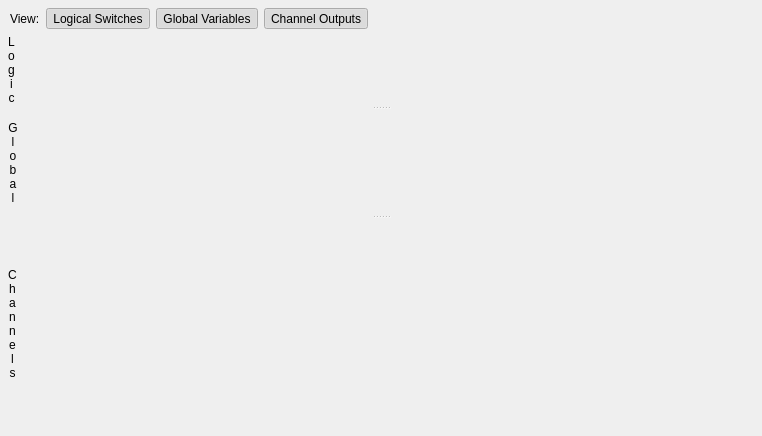
<?xml version="1.0" encoding="UTF-8"?>
<ui version="4.0">
 <class>RadioOutputsWidget</class>
 <widget class="QWidget" name="RadioOutputsWidget">
  <property name="geometry">
   <rect>
    <x>0</x>
    <y>0</y>
    <width>762</width>
    <height>436</height>
   </rect>
  </property>
  <property name="windowTitle">
   <string>Form</string>
  </property>
  <property name="styleSheet">
   <string notr="true"/>
  </property>
  <layout class="QVBoxLayout" name="verticalLayout">
   <property name="spacing">
    <number>5</number>
   </property>
   <property name="leftMargin">
    <number>7</number>
   </property>
   <property name="topMargin">
    <number>8</number>
   </property>
   <property name="rightMargin">
    <number>7</number>
   </property>
   <property name="bottomMargin">
    <number>7</number>
   </property>
   <item>
    <widget class="QWidget" name="widget" native="true">
     <property name="sizePolicy">
      <sizepolicy hsizetype="Preferred" vsizetype="Fixed">
       <horstretch>0</horstretch>
       <verstretch>0</verstretch>
      </sizepolicy>
     </property>
     <layout class="QHBoxLayout" name="horizontalLayout_3">
      <property name="spacing">
       <number>6</number>
      </property>
      <property name="leftMargin">
       <number>3</number>
      </property>
      <property name="topMargin">
       <number>0</number>
      </property>
      <property name="rightMargin">
       <number>0</number>
      </property>
      <property name="bottomMargin">
       <number>0</number>
      </property>
      <item>
       <widget class="QLabel" name="label_4">
        <property name="sizePolicy">
         <sizepolicy hsizetype="Maximum" vsizetype="Preferred">
          <horstretch>0</horstretch>
          <verstretch>0</verstretch>
         </sizepolicy>
        </property>
        <property name="text">
         <string>View:</string>
        </property>
       </widget>
      </item>
      <item>
       <widget class="QToolButton" name="btnLogiSw">
        <property name="text">
         <string>Logical Switches</string>
        </property>
        <property name="checkable">
         <bool>true</bool>
        </property>
        <property name="checked">
         <bool>true</bool>
        </property>
        <property name="toolButtonStyle">
         <enum>Qt::ToolButtonTextBesideIcon</enum>
        </property>
        <property name="autoRaise">
         <bool>true</bool>
        </property>
       </widget>
      </item>
      <item>
       <widget class="QToolButton" name="btnGlobalVars">
        <property name="text">
         <string>Global Variables</string>
        </property>
        <property name="checkable">
         <bool>true</bool>
        </property>
        <property name="checked">
         <bool>true</bool>
        </property>
        <property name="toolButtonStyle">
         <enum>Qt::ToolButtonTextBesideIcon</enum>
        </property>
        <property name="autoRaise">
         <bool>true</bool>
        </property>
       </widget>
      </item>
      <item>
       <widget class="QToolButton" name="btnChannels">
        <property name="text">
         <string>Channel Outputs</string>
        </property>
        <property name="checkable">
         <bool>true</bool>
        </property>
        <property name="checked">
         <bool>true</bool>
        </property>
        <property name="toolButtonStyle">
         <enum>Qt::ToolButtonTextBesideIcon</enum>
        </property>
        <property name="autoRaise">
         <bool>true</bool>
        </property>
       </widget>
      </item>
      <item>
       <spacer name="horizontalSpacer">
        <property name="orientation">
         <enum>Qt::Horizontal</enum>
        </property>
        <property name="sizeHint" stdset="0">
         <size>
          <width>40</width>
          <height>20</height>
         </size>
        </property>
       </spacer>
      </item>
     </layout>
    </widget>
   </item>
   <item>
    <widget class="QSplitter" name="splitter">
     <property name="orientation">
      <enum>Qt::Vertical</enum>
     </property>
     <property name="childrenCollapsible">
      <bool>false</bool>
     </property>
     <widget class="QWidget" name="logicalSwitchesWidget" native="true">
      <property name="sizePolicy">
       <sizepolicy hsizetype="Preferred" vsizetype="Preferred">
        <horstretch>0</horstretch>
        <verstretch>0</verstretch>
       </sizepolicy>
      </property>
      <property name="styleSheet">
       <string notr="true"/>
      </property>
      <layout class="QHBoxLayout" name="horizontalLayout_4">
       <property name="spacing">
        <number>0</number>
       </property>
       <property name="leftMargin">
        <number>1</number>
       </property>
       <property name="topMargin">
        <number>1</number>
       </property>
       <property name="rightMargin">
        <number>1</number>
       </property>
       <property name="bottomMargin">
        <number>1</number>
       </property>
       <item>
        <widget class="QLabel" name="label">
         <property name="sizePolicy">
          <sizepolicy hsizetype="Fixed" vsizetype="Minimum">
           <horstretch>0</horstretch>
           <verstretch>0</verstretch>
          </sizepolicy>
         </property>
         <property name="midLineWidth">
          <number>3</number>
         </property>
         <property name="text">
          <string>L
o
g
i
c</string>
         </property>
         <property name="alignment">
          <set>Qt::AlignCenter</set>
         </property>
         <property name="wordWrap">
          <bool>true</bool>
         </property>
         <property name="heading" stdset="0">
          <bool>true</bool>
         </property>
        </widget>
       </item>
       <item>
        <widget class="QScrollArea" name="logicalSwitchesScroll">
         <property name="frameShape">
          <enum>QFrame::NoFrame</enum>
         </property>
         <property name="widgetResizable">
          <bool>true</bool>
         </property>
         <widget class="QWidget" name="scrollAreaWidgetContents_3">
          <property name="geometry">
           <rect>
            <x>0</x>
            <y>0</y>
            <width>740</width>
            <height>85</height>
           </rect>
          </property>
         </widget>
        </widget>
       </item>
      </layout>
     </widget>
     <widget class="QWidget" name="globalVarsWidget" native="true">
      <property name="sizePolicy">
       <sizepolicy hsizetype="Preferred" vsizetype="Preferred">
        <horstretch>0</horstretch>
        <verstretch>2</verstretch>
       </sizepolicy>
      </property>
      <property name="styleSheet">
       <string/>
      </property>
      <layout class="QHBoxLayout" name="horizontalLayout_2">
       <property name="spacing">
        <number>0</number>
       </property>
       <property name="leftMargin">
        <number>1</number>
       </property>
       <property name="topMargin">
        <number>1</number>
       </property>
       <property name="rightMargin">
        <number>1</number>
       </property>
       <property name="bottomMargin">
        <number>1</number>
       </property>
       <item>
        <widget class="QLabel" name="label_3">
         <property name="sizePolicy">
          <sizepolicy hsizetype="Fixed" vsizetype="Preferred">
           <horstretch>0</horstretch>
           <verstretch>0</verstretch>
          </sizepolicy>
         </property>
         <property name="midLineWidth">
          <number>3</number>
         </property>
         <property name="text">
          <string>G
l
o
b
a
l</string>
         </property>
         <property name="alignment">
          <set>Qt::AlignCenter</set>
         </property>
         <property name="wordWrap">
          <bool>true</bool>
         </property>
         <property name="heading" stdset="0">
          <bool>true</bool>
         </property>
        </widget>
       </item>
       <item>
        <widget class="QScrollArea" name="globalVarsScroll">
         <property name="frameShape">
          <enum>QFrame::NoFrame</enum>
         </property>
         <property name="widgetResizable">
          <bool>true</bool>
         </property>
         <widget class="QWidget" name="scrollAreaWidgetContents_2">
          <property name="geometry">
           <rect>
            <x>0</x>
            <y>0</y>
            <width>739</width>
            <height>101</height>
           </rect>
          </property>
         </widget>
        </widget>
       </item>
      </layout>
     </widget>
     <widget class="QWidget" name="channelsWidget" native="true">
      <property name="sizePolicy">
       <sizepolicy hsizetype="Preferred" vsizetype="Preferred">
        <horstretch>0</horstretch>
        <verstretch>3</verstretch>
       </sizepolicy>
      </property>
      <layout class="QHBoxLayout" name="horizontalLayout">
       <property name="spacing">
        <number>0</number>
       </property>
       <property name="leftMargin">
        <number>1</number>
       </property>
       <property name="topMargin">
        <number>1</number>
       </property>
       <property name="rightMargin">
        <number>1</number>
       </property>
       <property name="bottomMargin">
        <number>1</number>
       </property>
       <item>
        <widget class="QLabel" name="label_2">
         <property name="sizePolicy">
          <sizepolicy hsizetype="Fixed" vsizetype="Preferred">
           <horstretch>0</horstretch>
           <verstretch>0</verstretch>
          </sizepolicy>
         </property>
         <property name="midLineWidth">
          <number>3</number>
         </property>
         <property name="text">
          <string>C
h
a
n
n
e
l
s</string>
         </property>
         <property name="alignment">
          <set>Qt::AlignCenter</set>
         </property>
         <property name="wordWrap">
          <bool>true</bool>
         </property>
         <property name="heading" stdset="0">
          <bool>true</bool>
         </property>
        </widget>
       </item>
       <item>
        <widget class="QScrollArea" name="channelsScroll">
         <property name="frameShape">
          <enum>QFrame::NoFrame</enum>
         </property>
         <property name="widgetResizable">
          <bool>true</bool>
         </property>
         <widget class="QWidget" name="scrollAreaWidgetContents">
          <property name="geometry">
           <rect>
            <x>0</x>
            <y>0</y>
            <width>739</width>
            <height>194</height>
           </rect>
          </property>
         </widget>
        </widget>
       </item>
      </layout>
     </widget>
    </widget>
   </item>
  </layout>
 </widget>
 <resources/>
 <connections>
  <connection>
   <sender>btnChannels</sender>
   <signal>toggled(bool)</signal>
   <receiver>channelsWidget</receiver>
   <slot>setVisible(bool)</slot>
   <hints>
    <hint type="sourcelabel">
     <x>236</x>
     <y>19</y>
    </hint>
    <hint type="destinationlabel">
     <x>346</x>
     <y>435</y>
    </hint>
   </hints>
  </connection>
  <connection>
   <sender>btnGlobalVars</sender>
   <signal>toggled(bool)</signal>
   <receiver>globalVarsWidget</receiver>
   <slot>setVisible(bool)</slot>
   <hints>
    <hint type="sourcelabel">
     <x>157</x>
     <y>19</y>
    </hint>
    <hint type="destinationlabel">
     <x>346</x>
     <y>275</y>
    </hint>
   </hints>
  </connection>
  <connection>
   <sender>btnLogiSw</sender>
   <signal>toggled(bool)</signal>
   <receiver>logicalSwitchesWidget</receiver>
   <slot>setVisible(bool)</slot>
   <hints>
    <hint type="sourcelabel">
     <x>62</x>
     <y>19</y>
    </hint>
    <hint type="destinationlabel">
     <x>346</x>
     <y>114</y>
    </hint>
   </hints>
  </connection>
 </connections>
</ui>
